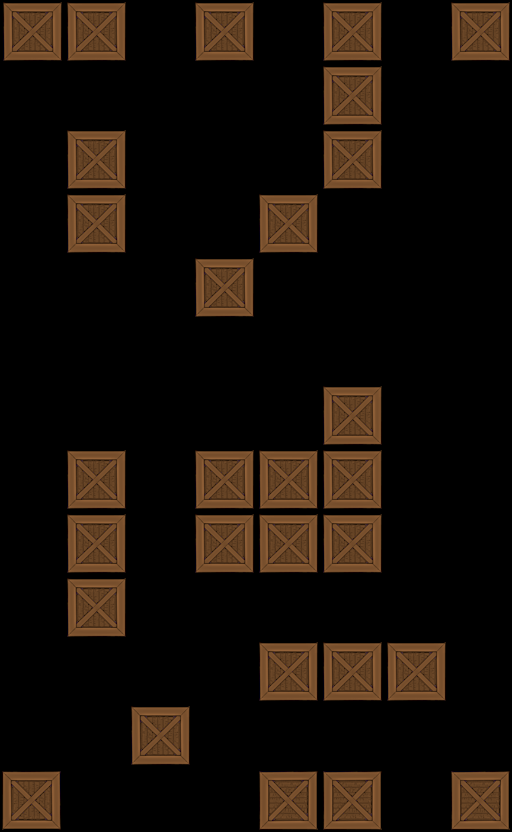

Below is a game level as drawn by its tile map, then a one-line description and the .tmx that defines it (tile-layer data replaced by summaries):
An orthogonal 8x13 tile map with 64x64 px tiles, 1 tile layer (Tile Layer 1).

<map version="1.0" orientation="orthogonal" width="8" height="13" tilewidth="64" tileheight="64">
 <tileset firstgid="1" name="crate" tilewidth="64" tileheight="64">
  <image source="../../crate.png" width="64" height="64" />
 </tileset>
 <layer name="Tile Layer 1" width="8" height="13">
  <data>[104 cells, 29 non-empty, 1 distinct tile ids]</data>
 </layer>
</map>
